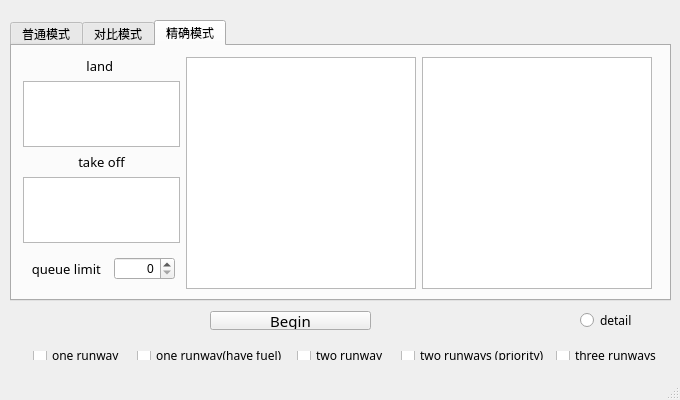
<?xml version="1.0" encoding="UTF-8"?>
<ui version="4.0">
 <class>MainWindow</class>
 <widget class="QMainWindow" name="MainWindow">
  <property name="geometry">
   <rect>
    <x>0</x>
    <y>0</y>
    <width>680</width>
    <height>400</height>
   </rect>
  </property>
  <property name="minimumSize">
   <size>
    <width>680</width>
    <height>400</height>
   </size>
  </property>
  <property name="maximumSize">
   <size>
    <width>680</width>
    <height>400</height>
   </size>
  </property>
  <property name="windowTitle">
   <string>MainWindow</string>
  </property>
  <widget class="QWidget" name="centralWidget">
   <widget class="QTabWidget" name="tabWidget">
    <property name="geometry">
     <rect>
      <x>10</x>
      <y>20</y>
      <width>661</width>
      <height>281</height>
     </rect>
    </property>
    <property name="currentIndex">
     <number>2</number>
    </property>
    <widget class="QWidget" name="tab">
     <attribute name="title">
      <string>普通模式</string>
     </attribute>
     <widget class="QWidget" name="layoutWidget">
      <property name="geometry">
       <rect>
        <x>0</x>
        <y>0</y>
        <width>651</width>
        <height>251</height>
       </rect>
      </property>
      <layout class="QHBoxLayout" name="horizontalLayout_6" stretch="1,3,3">
       <item>
        <layout class="QVBoxLayout" name="verticalLayout">
         <item>
          <layout class="QHBoxLayout" name="horizontalLayout_2">
           <property name="leftMargin">
            <number>5</number>
           </property>
           <property name="rightMargin">
            <number>5</number>
           </property>
           <item>
            <widget class="QLabel" name="label">
             <property name="font">
              <font>
               <family>微软雅黑</family>
               <pointsize>10</pointsize>
              </font>
             </property>
             <property name="text">
              <string>landing rate  </string>
             </property>
             <property name="alignment">
              <set>Qt::AlignCenter</set>
             </property>
            </widget>
           </item>
           <item>
            <widget class="QDoubleSpinBox" name="l_doubleSpinBox">
             <property name="alignment">
              <set>Qt::AlignRight|Qt::AlignTrailing|Qt::AlignVCenter</set>
             </property>
             <property name="decimals">
              <number>2</number>
             </property>
             <property name="maximum">
              <double>1.000000000000000</double>
             </property>
             <property name="singleStep">
              <double>0.010000000000000</double>
             </property>
            </widget>
           </item>
          </layout>
         </item>
         <item>
          <layout class="QHBoxLayout" name="horizontalLayout">
           <property name="leftMargin">
            <number>5</number>
           </property>
           <property name="rightMargin">
            <number>5</number>
           </property>
           <item>
            <widget class="QLabel" name="label_4">
             <property name="font">
              <font>
               <family>微软雅黑</family>
               <pointsize>10</pointsize>
              </font>
             </property>
             <property name="layoutDirection">
              <enum>Qt::LeftToRight</enum>
             </property>
             <property name="text">
              <string> depart rate  </string>
             </property>
             <property name="alignment">
              <set>Qt::AlignCenter</set>
             </property>
            </widget>
           </item>
           <item>
            <widget class="QDoubleSpinBox" name="d_doubleSpinBox">
             <property name="alignment">
              <set>Qt::AlignRight|Qt::AlignTrailing|Qt::AlignVCenter</set>
             </property>
             <property name="prefix">
              <string/>
             </property>
             <property name="decimals">
              <number>2</number>
             </property>
             <property name="maximum">
              <double>1.000000000000000</double>
             </property>
             <property name="singleStep">
              <double>0.010000000000000</double>
             </property>
            </widget>
           </item>
          </layout>
         </item>
         <item>
          <layout class="QHBoxLayout" name="horizontalLayout_3">
           <property name="leftMargin">
            <number>5</number>
           </property>
           <property name="rightMargin">
            <number>5</number>
           </property>
           <item>
            <widget class="QLabel" name="label_2">
             <property name="font">
              <font>
               <family>微软雅黑</family>
               <pointsize>10</pointsize>
              </font>
             </property>
             <property name="text">
              <string> queue limit  </string>
             </property>
             <property name="alignment">
              <set>Qt::AlignCenter</set>
             </property>
            </widget>
           </item>
           <item>
            <widget class="QSpinBox" name="max_queue">
             <property name="alignment">
              <set>Qt::AlignRight|Qt::AlignTrailing|Qt::AlignVCenter</set>
             </property>
             <property name="maximum">
              <number>10000</number>
             </property>
            </widget>
           </item>
          </layout>
         </item>
         <item>
          <layout class="QHBoxLayout" name="horizontalLayout_4">
           <property name="leftMargin">
            <number>5</number>
           </property>
           <property name="rightMargin">
            <number>5</number>
           </property>
           <item>
            <widget class="QLabel" name="label_3">
             <property name="font">
              <font>
               <family>微软雅黑</family>
               <pointsize>10</pointsize>
              </font>
             </property>
             <property name="text">
              <string>units of time </string>
             </property>
             <property name="alignment">
              <set>Qt::AlignCenter</set>
             </property>
            </widget>
           </item>
           <item>
            <widget class="QSpinBox" name="unit_time">
             <property name="alignment">
              <set>Qt::AlignRight|Qt::AlignTrailing|Qt::AlignVCenter</set>
             </property>
             <property name="maximum">
              <number>10000</number>
             </property>
            </widget>
           </item>
          </layout>
         </item>
        </layout>
       </item>
       <item>
        <widget class="QTextEdit" name="textEdit">
         <property name="font">
          <font>
           <family>微软雅黑</family>
          </font>
         </property>
         <property name="readOnly">
          <bool>true</bool>
         </property>
        </widget>
       </item>
       <item>
        <widget class="QTextEdit" name="textEdit_3">
         <property name="font">
          <font>
           <family>微软雅黑</family>
          </font>
         </property>
         <property name="readOnly">
          <bool>true</bool>
         </property>
        </widget>
       </item>
      </layout>
     </widget>
    </widget>
    <widget class="QWidget" name="tab_2">
     <attribute name="title">
      <string>对比模式</string>
     </attribute>
     <widget class="QWidget" name="horizontalLayoutWidget_2">
      <property name="geometry">
       <rect>
        <x>0</x>
        <y>0</y>
        <width>651</width>
        <height>251</height>
       </rect>
      </property>
      <layout class="QHBoxLayout" name="horizontalLayout_11" stretch="1,3">
       <property name="sizeConstraint">
        <enum>QLayout::SetDefaultConstraint</enum>
       </property>
       <item>
        <layout class="QVBoxLayout" name="verticalLayout_2" stretch="1,1,1,1">
         <property name="sizeConstraint">
          <enum>QLayout::SetFixedSize</enum>
         </property>
         <item>
          <layout class="QHBoxLayout" name="horizontalLayout_5">
           <property name="leftMargin">
            <number>5</number>
           </property>
           <property name="rightMargin">
            <number>5</number>
           </property>
           <item>
            <widget class="QLabel" name="label_5">
             <property name="font">
              <font>
               <family>微软雅黑</family>
               <pointsize>10</pointsize>
              </font>
             </property>
             <property name="text">
              <string>landing rate  </string>
             </property>
             <property name="alignment">
              <set>Qt::AlignCenter</set>
             </property>
            </widget>
           </item>
           <item>
            <widget class="QDoubleSpinBox" name="l_doubleSpinBox_2">
             <property name="alignment">
              <set>Qt::AlignRight|Qt::AlignTrailing|Qt::AlignVCenter</set>
             </property>
             <property name="decimals">
              <number>2</number>
             </property>
             <property name="maximum">
              <double>1.000000000000000</double>
             </property>
             <property name="singleStep">
              <double>0.010000000000000</double>
             </property>
            </widget>
           </item>
          </layout>
         </item>
         <item>
          <layout class="QHBoxLayout" name="horizontalLayout_8">
           <property name="leftMargin">
            <number>5</number>
           </property>
           <property name="rightMargin">
            <number>5</number>
           </property>
           <item>
            <widget class="QLabel" name="label_6">
             <property name="font">
              <font>
               <family>微软雅黑</family>
               <pointsize>10</pointsize>
              </font>
             </property>
             <property name="layoutDirection">
              <enum>Qt::LeftToRight</enum>
             </property>
             <property name="text">
              <string> depart rate  </string>
             </property>
             <property name="alignment">
              <set>Qt::AlignCenter</set>
             </property>
            </widget>
           </item>
           <item>
            <widget class="QDoubleSpinBox" name="d_doubleSpinBox_2">
             <property name="alignment">
              <set>Qt::AlignRight|Qt::AlignTrailing|Qt::AlignVCenter</set>
             </property>
             <property name="prefix">
              <string/>
             </property>
             <property name="decimals">
              <number>2</number>
             </property>
             <property name="maximum">
              <double>1.000000000000000</double>
             </property>
             <property name="singleStep">
              <double>0.010000000000000</double>
             </property>
            </widget>
           </item>
          </layout>
         </item>
         <item>
          <layout class="QHBoxLayout" name="horizontalLayout_9">
           <property name="leftMargin">
            <number>5</number>
           </property>
           <property name="rightMargin">
            <number>5</number>
           </property>
           <item>
            <widget class="QLabel" name="label_7">
             <property name="font">
              <font>
               <family>微软雅黑</family>
               <pointsize>10</pointsize>
              </font>
             </property>
             <property name="text">
              <string> queue limit  </string>
             </property>
             <property name="alignment">
              <set>Qt::AlignCenter</set>
             </property>
            </widget>
           </item>
           <item>
            <layout class="QVBoxLayout" name="verticalLayout_3">
             <item>
              <widget class="QSpinBox" name="min_range_queue">
               <property name="maximumSize">
                <size>
                 <width>5000</width>
                 <height>16777215</height>
                </size>
               </property>
               <property name="alignment">
                <set>Qt::AlignRight|Qt::AlignTrailing|Qt::AlignVCenter</set>
               </property>
               <property name="maximum">
                <number>10000</number>
               </property>
              </widget>
             </item>
             <item>
              <widget class="QSpinBox" name="max_range_queue">
               <property name="maximumSize">
                <size>
                 <width>5000</width>
                 <height>16777215</height>
                </size>
               </property>
               <property name="alignment">
                <set>Qt::AlignRight|Qt::AlignTrailing|Qt::AlignVCenter</set>
               </property>
               <property name="maximum">
                <number>10000</number>
               </property>
              </widget>
             </item>
            </layout>
           </item>
          </layout>
         </item>
         <item>
          <layout class="QHBoxLayout" name="horizontalLayout_10">
           <property name="leftMargin">
            <number>5</number>
           </property>
           <property name="rightMargin">
            <number>5</number>
           </property>
           <item>
            <widget class="QLabel" name="label_8">
             <property name="font">
              <font>
               <family>微软雅黑</family>
               <pointsize>10</pointsize>
              </font>
             </property>
             <property name="text">
              <string>units of time </string>
             </property>
             <property name="alignment">
              <set>Qt::AlignCenter</set>
             </property>
            </widget>
           </item>
           <item>
            <widget class="QSpinBox" name="unit_time_2">
             <property name="alignment">
              <set>Qt::AlignRight|Qt::AlignTrailing|Qt::AlignVCenter</set>
             </property>
             <property name="maximum">
              <number>10000</number>
             </property>
            </widget>
           </item>
          </layout>
         </item>
        </layout>
       </item>
       <item>
        <widget class="QScrollArea" name="scrollArea">
         <property name="verticalScrollBarPolicy">
          <enum>Qt::ScrollBarAlwaysOn</enum>
         </property>
         <property name="horizontalScrollBarPolicy">
          <enum>Qt::ScrollBarAlwaysOff</enum>
         </property>
         <property name="widgetResizable">
          <bool>false</bool>
         </property>
         <widget class="QWidget" name="scrollAreaWidgetContents">
          <property name="geometry">
           <rect>
            <x>0</x>
            <y>0</y>
            <width>463</width>
            <height>500</height>
           </rect>
          </property>
          <property name="minimumSize">
           <size>
            <width>0</width>
            <height>500</height>
           </size>
          </property>
          <widget class="QWidget" name="verticalLayoutWidget">
           <property name="geometry">
            <rect>
             <x>0</x>
             <y>0</y>
             <width>461</width>
             <height>491</height>
            </rect>
           </property>
           <layout class="QVBoxLayout" name="verticalLayout_5" stretch="1,1">
            <item>
             <widget class="QCustomPlot" name="plot" native="true">
              <property name="enabled">
               <bool>true</bool>
              </property>
              <property name="minimumSize">
               <size>
                <width>0</width>
                <height>0</height>
               </size>
              </property>
             </widget>
            </item>
            <item>
             <widget class="QCustomPlot" name="plot1" native="true"/>
            </item>
           </layout>
          </widget>
         </widget>
        </widget>
       </item>
      </layout>
     </widget>
    </widget>
    <widget class="QWidget" name="tab_3">
     <attribute name="title">
      <string>精确模式</string>
     </attribute>
     <widget class="QWidget" name="layoutWidget_2">
      <property name="geometry">
       <rect>
        <x>0</x>
        <y>0</y>
        <width>651</width>
        <height>254</height>
       </rect>
      </property>
      <layout class="QHBoxLayout" name="horizontalLayout_12" stretch="1,3,3">
       <item>
        <layout class="QVBoxLayout" name="verticalLayout_4" stretch="0,0,0">
         <item>
          <layout class="QVBoxLayout" name="verticalLayout_6" stretch="1,3">
           <item>
            <widget class="QLabel" name="label_13">
             <property name="font">
              <font>
               <family>微软雅黑</family>
               <pointsize>10</pointsize>
              </font>
             </property>
             <property name="text">
              <string> land  </string>
             </property>
             <property name="alignment">
              <set>Qt::AlignCenter</set>
             </property>
            </widget>
           </item>
           <item>
            <widget class="QTextEdit" name="landText">
             <property name="font">
              <font>
               <family>微软雅黑</family>
              </font>
             </property>
            </widget>
           </item>
          </layout>
         </item>
         <item>
          <layout class="QVBoxLayout" name="verticalLayout_7" stretch="1,3">
           <item>
            <widget class="QLabel" name="label_12">
             <property name="font">
              <font>
               <family>微软雅黑</family>
               <pointsize>10</pointsize>
              </font>
             </property>
             <property name="text">
              <string>take off</string>
             </property>
             <property name="alignment">
              <set>Qt::AlignCenter</set>
             </property>
            </widget>
           </item>
           <item>
            <widget class="QTextEdit" name="takeoffVec">
             <property name="font">
              <font>
               <family>微软雅黑</family>
              </font>
             </property>
            </widget>
           </item>
          </layout>
         </item>
         <item>
          <layout class="QHBoxLayout" name="horizontalLayout_15">
           <property name="leftMargin">
            <number>5</number>
           </property>
           <property name="rightMargin">
            <number>5</number>
           </property>
           <item>
            <widget class="QLabel" name="label_11">
             <property name="minimumSize">
              <size>
               <width>0</width>
               <height>40</height>
              </size>
             </property>
             <property name="font">
              <font>
               <family>微软雅黑</family>
               <pointsize>10</pointsize>
              </font>
             </property>
             <property name="text">
              <string> queue limit  </string>
             </property>
             <property name="alignment">
              <set>Qt::AlignCenter</set>
             </property>
            </widget>
           </item>
           <item>
            <widget class="QSpinBox" name="max_queue_2">
             <property name="minimumSize">
              <size>
               <width>0</width>
               <height>0</height>
              </size>
             </property>
             <property name="alignment">
              <set>Qt::AlignRight|Qt::AlignTrailing|Qt::AlignVCenter</set>
             </property>
             <property name="maximum">
              <number>10000</number>
             </property>
            </widget>
           </item>
          </layout>
         </item>
        </layout>
       </item>
       <item>
        <widget class="QTextEdit" name="textEdit_2">
         <property name="font">
          <font>
           <family>微软雅黑</family>
          </font>
         </property>
         <property name="readOnly">
          <bool>true</bool>
         </property>
        </widget>
       </item>
       <item>
        <widget class="QTextEdit" name="textEdit_4">
         <property name="font">
          <font>
           <family>微软雅黑</family>
          </font>
         </property>
         <property name="readOnly">
          <bool>true</bool>
         </property>
        </widget>
       </item>
      </layout>
     </widget>
    </widget>
   </widget>
   <widget class="QWidget" name="horizontalLayoutWidget">
    <property name="geometry">
     <rect>
      <x>10</x>
      <y>300</y>
      <width>561</width>
      <height>41</height>
     </rect>
    </property>
    <layout class="QHBoxLayout" name="horizontalLayout_7" stretch="10">
     <property name="leftMargin">
      <number>200</number>
     </property>
     <property name="rightMargin">
      <number>200</number>
     </property>
     <item>
      <widget class="QPushButton" name="begin">
       <property name="enabled">
        <bool>true</bool>
       </property>
       <property name="maximumSize">
        <size>
         <width>200</width>
         <height>16777215</height>
        </size>
       </property>
       <property name="font">
        <font>
         <family>微软雅黑</family>
         <pointsize>11</pointsize>
        </font>
       </property>
       <property name="autoFillBackground">
        <bool>false</bool>
       </property>
       <property name="text">
        <string>Begin</string>
       </property>
      </widget>
     </item>
    </layout>
   </widget>
   <widget class="QWidget" name="horizontalLayoutWidget_3">
    <property name="geometry">
     <rect>
      <x>22</x>
      <y>340</y>
      <width>651</width>
      <height>31</height>
     </rect>
    </property>
    <layout class="QHBoxLayout" name="checkBoxLayout" stretch="1,1,1,1,1">
     <item>
      <widget class="QCheckBox" name="checkBox_5">
       <property name="font">
        <font>
         <family>微软雅黑</family>
         <pointsize>9</pointsize>
        </font>
       </property>
       <property name="text">
        <string>one runway</string>
       </property>
      </widget>
     </item>
     <item>
      <widget class="QCheckBox" name="checkBox_4">
       <property name="font">
        <font>
         <family>微软雅黑</family>
        </font>
       </property>
       <property name="text">
        <string>one runway(have fuel) </string>
       </property>
      </widget>
     </item>
     <item>
      <widget class="QCheckBox" name="checkBox">
       <property name="font">
        <font>
         <family>微软雅黑</family>
        </font>
       </property>
       <property name="text">
        <string>two runway</string>
       </property>
      </widget>
     </item>
     <item>
      <widget class="QCheckBox" name="checkBox_2">
       <property name="font">
        <font>
         <family>微软雅黑</family>
        </font>
       </property>
       <property name="text">
        <string>two runways (priority)</string>
       </property>
      </widget>
     </item>
     <item>
      <widget class="QCheckBox" name="checkBox_3">
       <property name="font">
        <font>
         <family>微软雅黑</family>
        </font>
       </property>
       <property name="text">
        <string>three runways</string>
       </property>
      </widget>
     </item>
    </layout>
   </widget>
   <widget class="QRadioButton" name="radioButton">
    <property name="geometry">
     <rect>
      <x>580</x>
      <y>310</y>
      <width>91</width>
      <height>21</height>
     </rect>
    </property>
    <property name="font">
     <font>
      <family>微软雅黑</family>
     </font>
    </property>
    <property name="layoutDirection">
     <enum>Qt::LeftToRight</enum>
    </property>
    <property name="text">
     <string>detail</string>
    </property>
   </widget>
  </widget>
  <widget class="QStatusBar" name="statusBar"/>
 </widget>
 <layoutdefault spacing="6" margin="11"/>
 <customwidgets>
  <customwidget>
   <class>QCustomPlot</class>
   <extends>QWidget</extends>
   <header>qcustomplot.h</header>
   <container>1</container>
  </customwidget>
 </customwidgets>
 <resources/>
 <connections/>
</ui>
